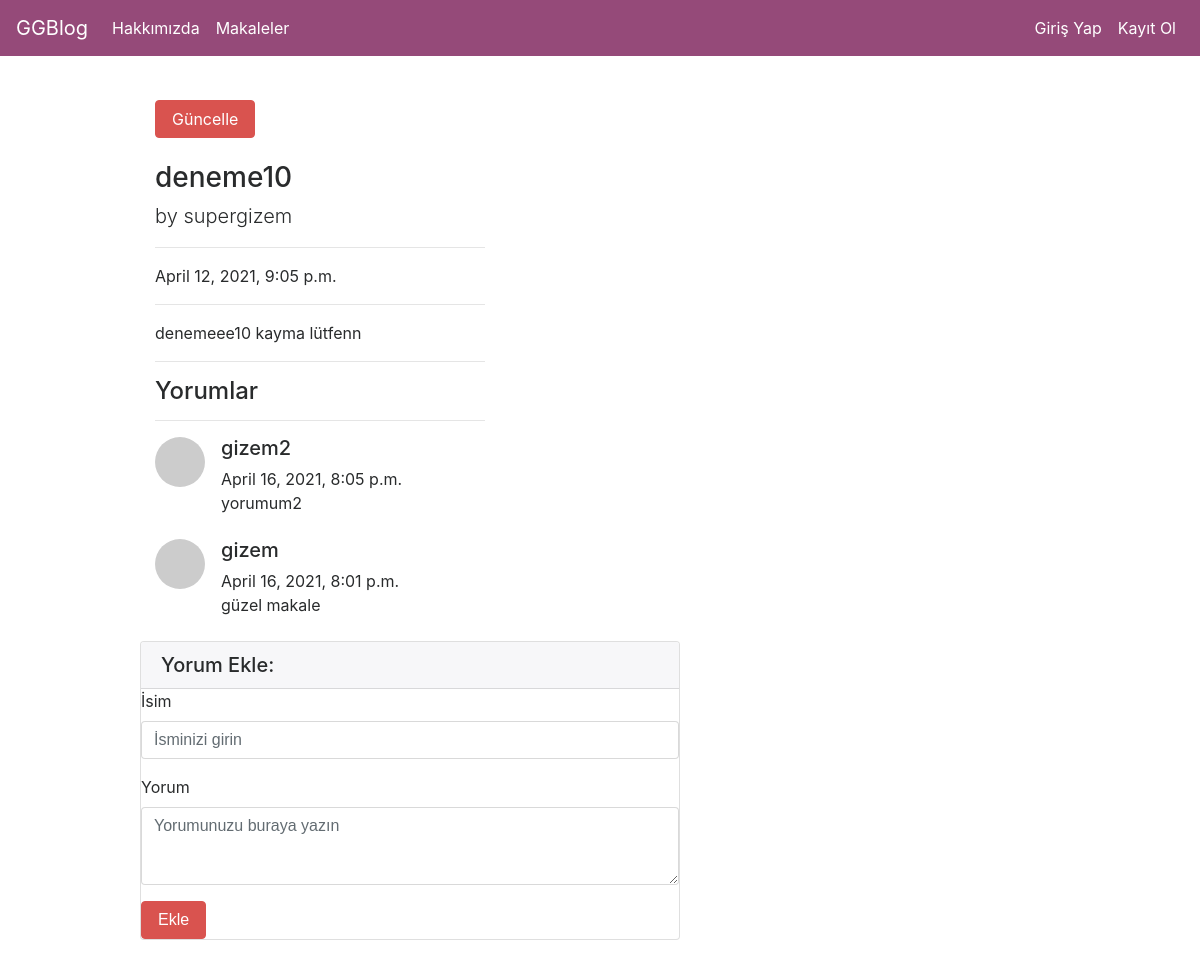
Screenshot of /articles/articledetail/43 with the database file from the repository.
### article/models.py (models this page shows, shortened)
class Article(models.Model):
    author = models.ForeignKey("auth.User", on_delete=models.CASCADE, verbose_name="Yazar")
    title = models.CharField(max_length=50,verbose_name="Başlık")
    content = RichTextField()
    created_date = models.DateTimeField(auto_now_add=True,verbose_name="Oluşturulma Tarihi")
    article_image = models.FileField(blank=True, null=True, verbose_name="makaleye fotoğraf ekleyin")
    class Meta:
        ordering = ['-created_date']

class Comment(models.Model):
    article = models.ForeignKey(Article, on_delete=models.CASCADE, verbose_name="makale", related_name="comments")
    comment_author = models.CharField(max_length=50, verbose_name="isim")
    comment_content = models.CharField(max_length=200, verbose_name="yorum")
    comment_date = models.DateTimeField(auto_now_add=True)
    class Meta:
        ordering = ['-comment_date']

### article/views.py (the view)
# urls.py: path('articledetail/<int:id>', views.detail, name="articledetail"),
def detail(request, id):
    article = get_object_or_404(Article, id=id)
    comments = article.comments.all()
    return render(request, "detail.html", {"article": article, "comments": comments})

### templates/detail.html (shortened to what this page needs)
{% extends "layout.html"%}
{% block body %}
    <div class="row">
        <div class="col-md-6 offset-md-1">
              <div class="col-lg-8">
              <a href="{% url 'article:update' article.id %}" class="btn btn-danger">Güncelle</a>
                <h3 class="mt-4">{{article.title}}</h3>
                <p class="lead">
                  by
                 {{article.author.username}}
                </p>
                <hr>
                <p>{{ article.created_date}}</p>
                <hr>
                <p class="lead">
                    {{ article.content|safe }}
                </p>
                <hr>
        <h4>Yorumlar</h4>
              <hr>
        {% if comments %}
             {% for comment in comments %}
                  <div class="media mb-4">
                      <img class="d-flex mr-3 rounded-circle" src="http://placehold.it/50x50" alt="">
                      <div class="media-body">
                        <h5 class="mt-0">{{ comment.comment_author }}</h5>
                          {{ comment.comment_date }}
                          <br>
                          {{ comment.comment_content }}
                      </div>
                  </div>
             {% endfor %}
         {% else %}
             <div class="alert alert-danger"> Bu makaleye herhangi bir yorum yazılmamış... İlk yorumu yapan siz olun!</div>
         {% endif %}
              </div>
         <div class="card my-4">
          <h5 class="card-header">Yorum Ekle:</h5>
          <div class="card-body">
            <form method="post" action="{% url 'article:comment' article.id %}">
                <div class="form-group">
                    <label for="formGroupExampleInput">İsim</label>
                    <input name="comment_author"type="text" class="form-control" id="formGroupExampleInput" placeholder="İsminizi girin">
                </div>
              <div class="form-group">
                  <label for="formGroupExampleInput" >Yorum</label>
                <textarea name="comment_content" class="form-control" rows="3" placeholder="Yorumunuzu buraya yazın"></textarea>
              </div>
              <button type="submit" class="btn btn-danger">Ekle</button>
            </form>
          </div>
    </div>
        </div>
    </div>
{% endblock body %}

### rows the page displays
Article: title "deneme10", author.username "supergizem", created_date "April 12, 2021, 9:05 p.m.", content "denemeee10 kayma lütfenn"
Comment: comment_author "gizem2", comment_date "April 16, 2021, 8:05 p.m.", comment_content "yorumum2"
Comment: comment_author "gizem", comment_date "April 16, 2021, 8:01 p.m.", comment_content "güzel makale"
